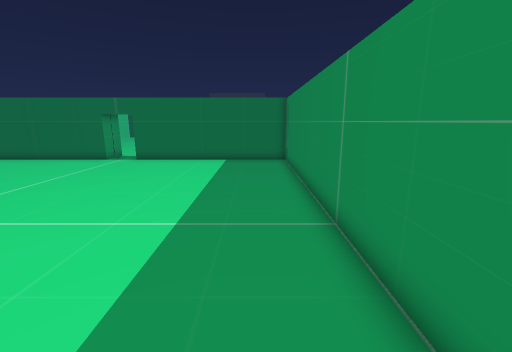
[1] (above)

16 first-person views from a walk through a level from a Godot 3-D game. The camera is 1.5 m above the floor, tilts 12° down and sees 90° across. The floor is counted in squares, 0.6 m on a side. Each view is taken from the middle of a square. On the plan, view 1 faces up. The plan holds only what a view shows up to about 18 squares ahead; the rest is blank. The place goes on beyond the plan. Characters and animated objects are left out.

[2]
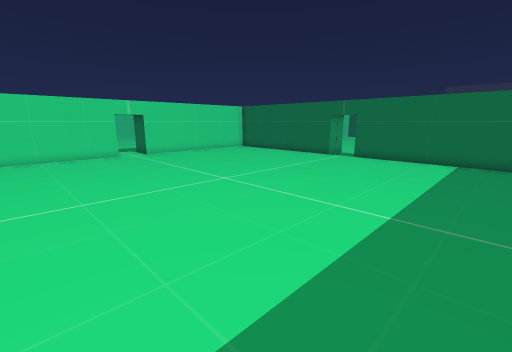

[3]
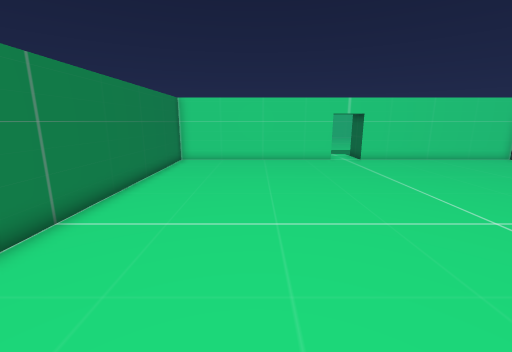

[4]
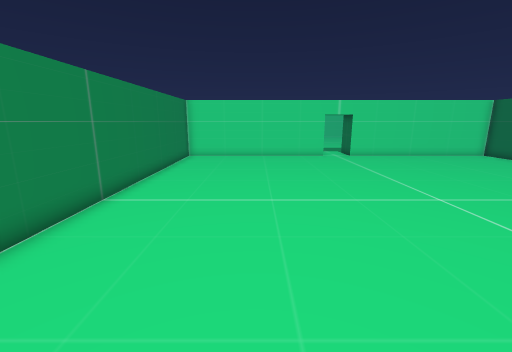

[5]
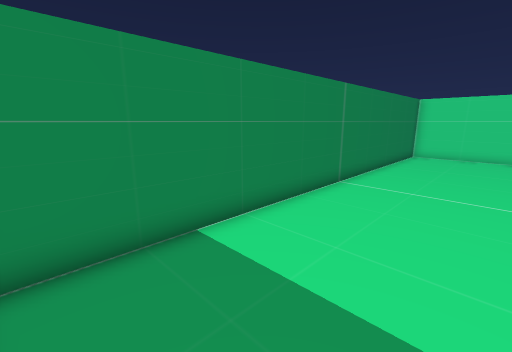

[6]
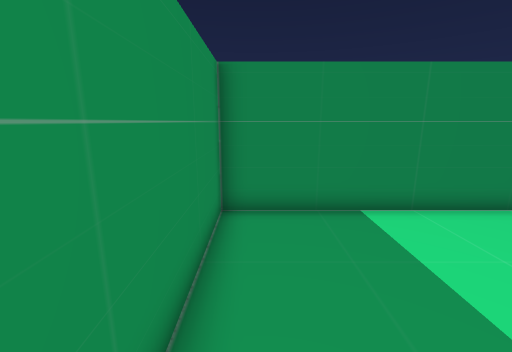

[7]
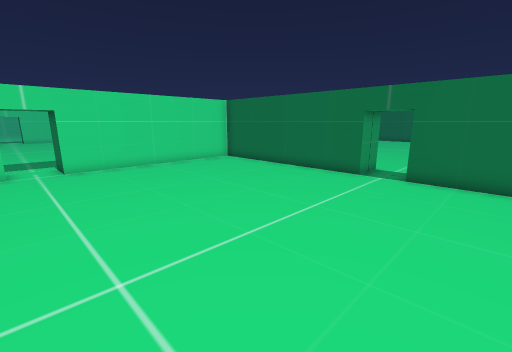

[8]
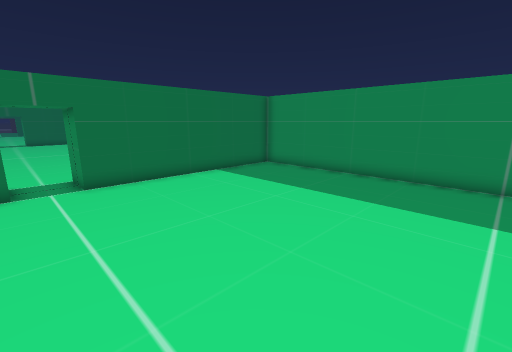

[9]
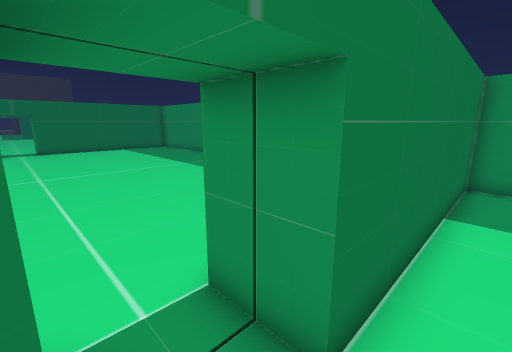

[10]
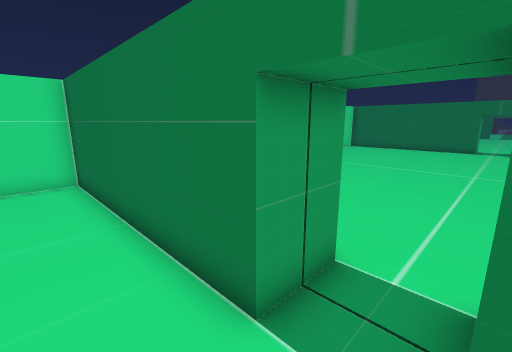

[11]
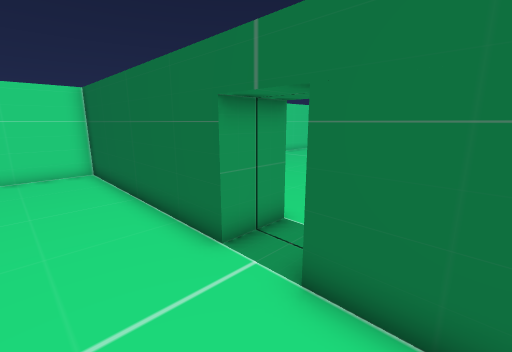

[12]
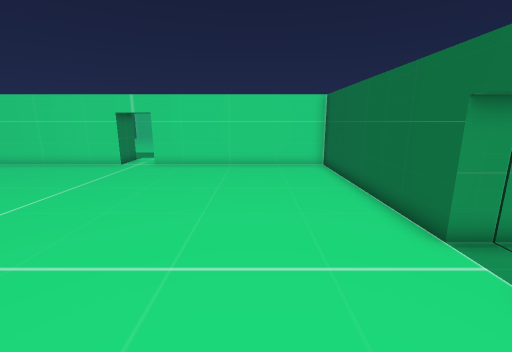

[13]
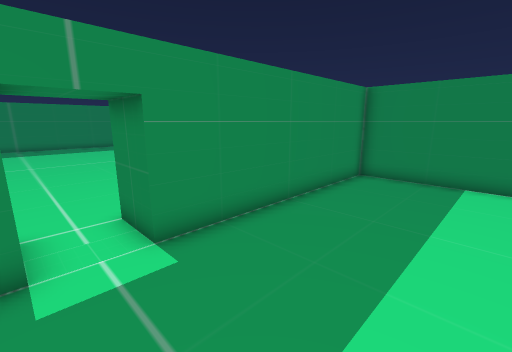

[14]
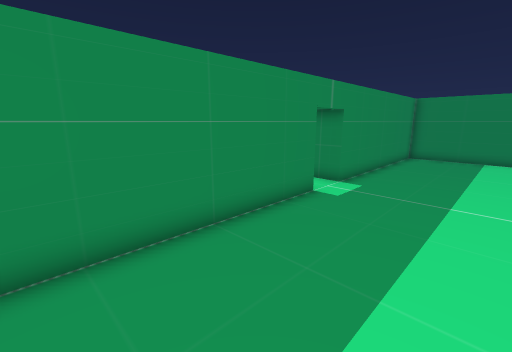

[15]
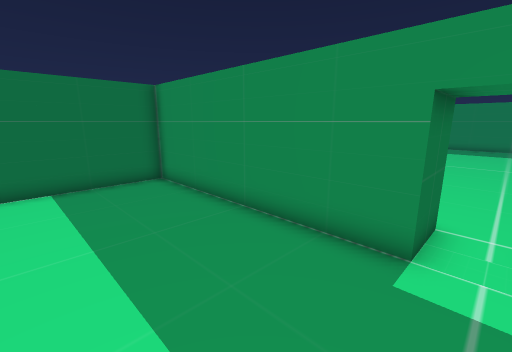

[16]
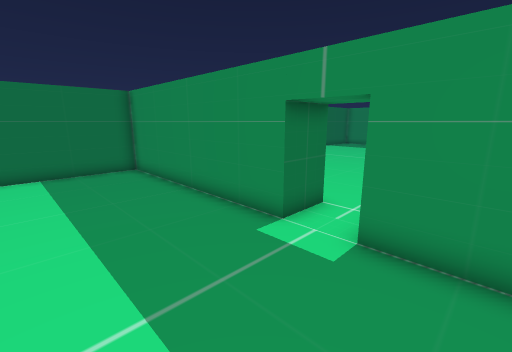

### Floor plan
Points are (right, up) in squares from view 1. A wall is a line through its corners. A room is listed if a view was taken in it or the views show most of it. See-through windows are left out.
Room 1 (views 1, 2, 3, 4, 5, 6, 7, 8, 9, 10, 11, 12)
walls: (-20, 5) (-20, -5) (2, -5) (2, 17) (-8, 17) (-8, 19.1); (-10, 19.1) (-10, 17) (-20, 17) (-20, 7)
ways out: opening at (-20, 6) to room 2; opening at (-9, 19)
Room 2 (views 13, 14, 15, 16)
walls: (-20, 7) (-22, 7) (-22, 17) (-27.2, 17); (-27.2, -5) (-22, -5) (-22, 5) (-20, 5)
ways out: opening at (-20, 6) to room 1

Positions as (right, up) in squares from view 1, and headings:
1: (0, 0), facing up
2: (0, -1), facing up-left
3: (-3, 0), facing left
4: (-1, 0), facing left
5: (1, 0), facing down-left
6: (1, 2), facing down
7: (-5, 5), facing up-left
8: (-10, 6), facing up-right
9: (-10, 16), facing up-right
10: (-8, 15), facing up-left
11: (-6, 14), facing up-left
12: (-5, 13), facing left
13: (-27, 7), facing down-right
14: (-27, 15), facing down-right
15: (-27, 6), facing up-right
16: (-27, 3), facing up-right
